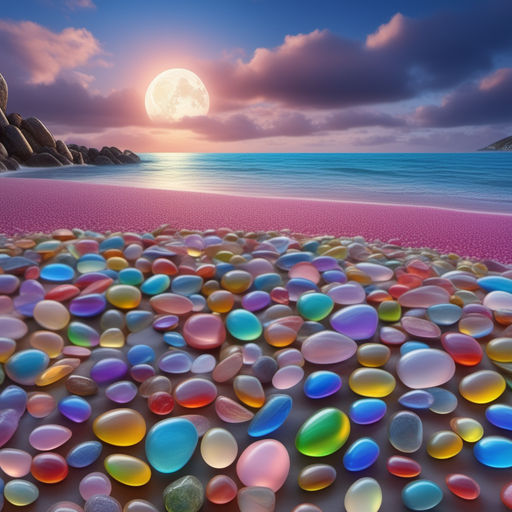
#> input picture Lab test/sun.jpeg, 512 x 512 px
$ python 2b.py
#> lines starting #> are read from the running program, lines starting #| are printed output that depends on the picture
import numpy as np
import matplotlib.pyplot as plt
import cv2

image = cv2.imread("sun.jpeg", cv2.IMREAD_GRAYSCALE)
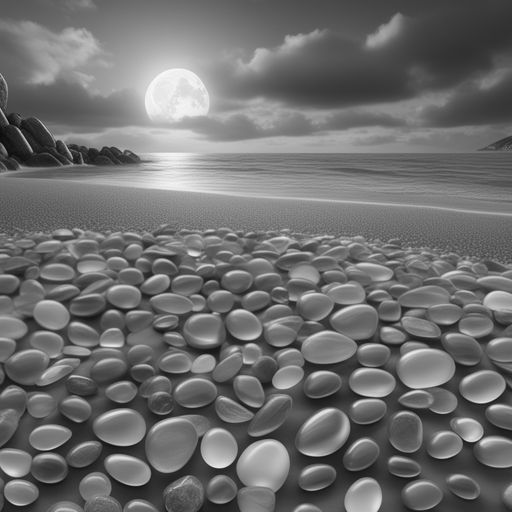
#> image: shape (512, 512); min 5, max 251, mean 110

gamma = 2.0
c = 1
power_law_transformed = c * np.power(image, gamma)
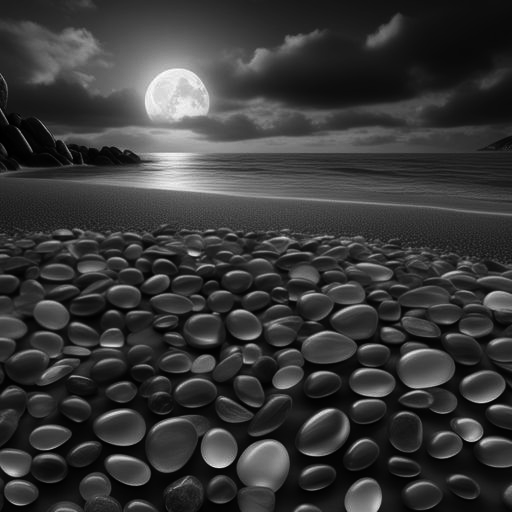
#> power_law_transformed: shape (512, 512) float64; min 25, max 63001, mean 13828.9; drawn with min black and max white

inverse_logarithmic_image = c * np.exp(image/255)
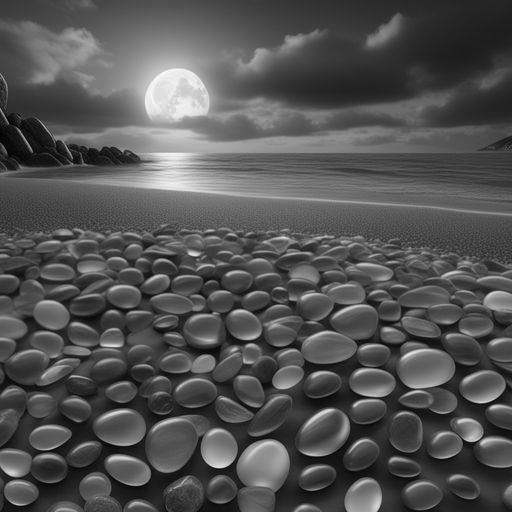
#> inverse_logarithmic_image: shape (512, 512) float64; min 1.02, max 2.68, mean 1.56; drawn with min black and max white

plt.figure(figsize=(12,9))
plt.subplot(1,3,1)
plt.imshow(image, cmap='gray')
plt.title('Original image')

plt.subplot(1,3,2)
plt.title('Power law transformed')
plt.imshow(power_law_transformed, cmap='gray')

plt.subplot(1,3,3)
plt.title('Inverse logarithmic image')
plt.imshow(inverse_logarithmic_image, cmap='gray')
plt.show()
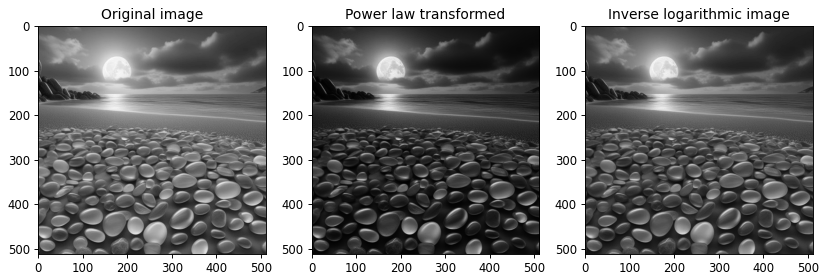
#> figure drawn by matplotlib, 3 panels
